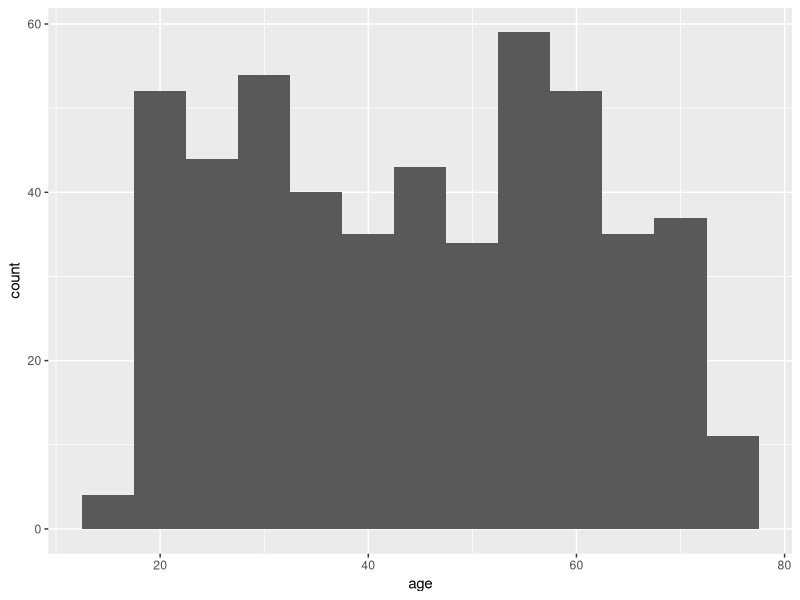
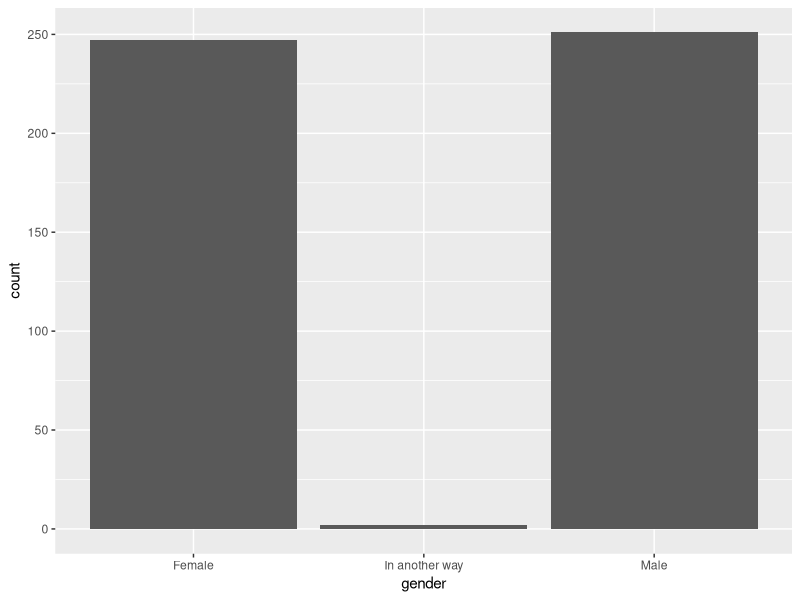
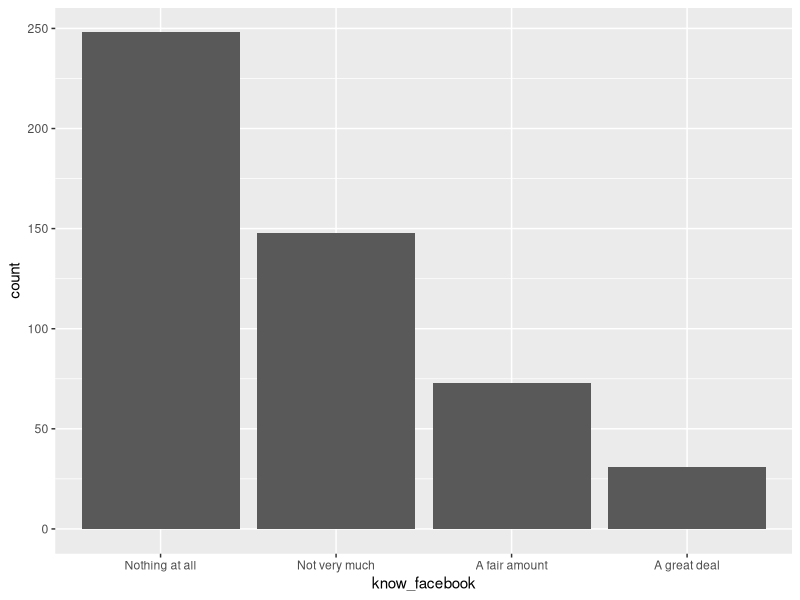
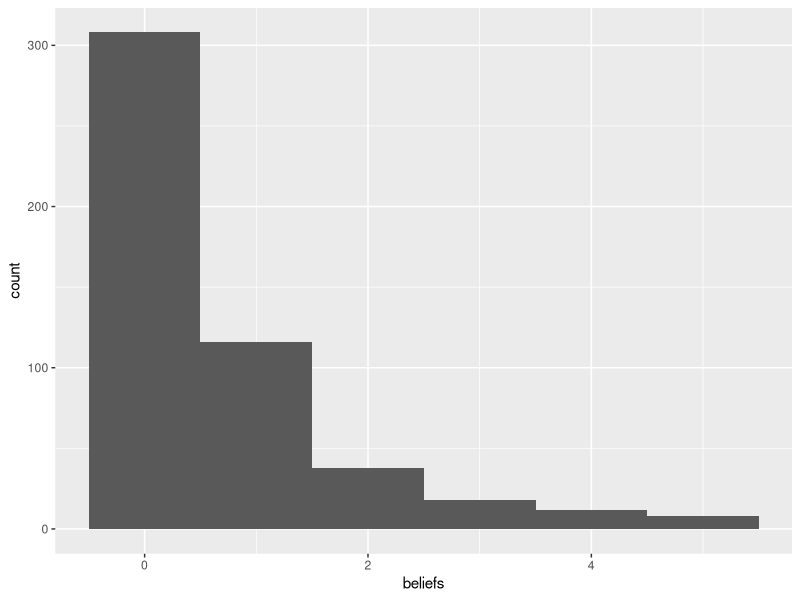

Write R code to recreate these figures, in order.
## ---- chunk 1
knitr::opts_chunk$set(echo = TRUE)

library (dplyr)
library (readr)
library (ggplot2)

my_df <- read_csv ('life-under-lockdown-wave2-extract.csv')

knowledge_levels <- c('Nothing at all', 'Not very much', 'A fair amount', 'A great deal')

my_df <- my_df %>%
  mutate(
    know_facebook = know_facebook %>%
      ordered(
        levels = knowledge_levels
      )
  )
## ---- chunk 2

my_df %>%
  ggplot (
    aes (x=age)
  ) +
  geom_histogram(binwidth = 5)
## ---- chunk 3

my_df %>%
  ggplot (
    aes(x = gender)
  ) +
  geom_bar()

## ---- chunk 4

my_df %>%
  ggplot (
    aes(x=know_facebook)
  ) +
  geom_bar()

## ---- chunk 5
my_df %>%
  ggplot(
    aes(x=beliefs)
  ) + geom_histogram(binwidth = 1)
